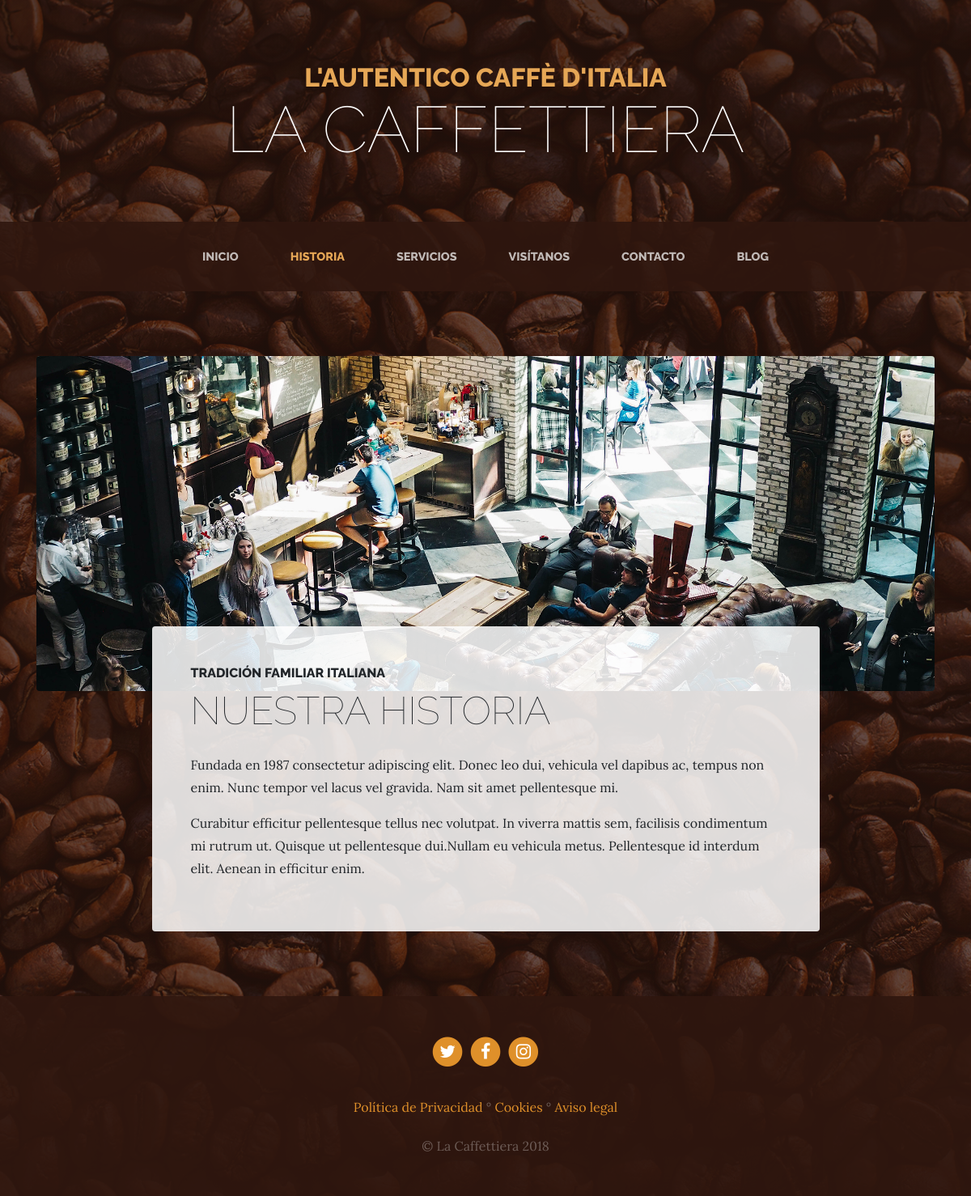
The page /about/ on the database its author committed.
### pages/models.py (models this page shows, shortened)
class Page(models.Model):
    title = models.CharField(verbose_name="Titulo", max_length=200)
    content = RichTextField(verbose_name="Contenido")
    order = models.SmallIntegerField(verbose_name="Orden", default=0)
    created = models.DateTimeField(auto_now_add=True, verbose_name="Fecha de creación")
    updated = models.DateTimeField(auto_now=True, verbose_name="Fecha de Edición")
    class Meta:
        verbose_name = ("pagina")
        verbose_name_plural = ("paginas")
        ordering = ["order","title"]

### core/views.py (the view)
# urls.py: path('about/', views.about, name="about"),
def about(request):
    return render(request, "core/about.html")

### pages/templatetags/pages_extras.py (called while the page is built)
@register.simple_tag
def get_page_list():
    pages = Page.objects.all()
    return pages

### social/processors.py (called while the page is built)
def context_dict(request):
    context = {}
    links = Link.objects.all()
    for link in links:
        context[link.key] = link.url
    return context

### core/templates/core/about.html (shortened to what this page needs)
{% extends 'core/base.html' %}
{% load static %}
{% block content %}
  <section class="page-section about-heading">
    <div class="container">
      <img class="img-fluid rounded about-heading-img mb-3 mb-lg-0" src="{% static 'core/img/about.jpg' %}" alt="">
      <div class="about-heading-content">
        <div class="row">
          <div class="col-xl-9 col-lg-10 mx-auto">
            <div class="bg-faded rounded p-5">
              <h2 class="section-heading mb-4">
                <span class="section-heading-upper">Tradición familiar italiana</span>
                <span class="section-heading-lower">Nuestra historia</span>
              </h2>
              <p>Fundada en 1987 consectetur adipiscing elit. Donec leo dui, vehicula vel dapibus ac, tempus non enim. Nunc tempor vel lacus vel gravida. Nam sit amet pellentesque mi. </p>
              <p>Curabitur efficitur pellentesque tellus nec volutpat. In viverra mattis sem, facilisis condimentum mi rutrum ut. Quisque ut pellentesque dui.Nullam eu vehicula metus. Pellentesque id interdum elit. Aenean in efficitur enim.</p>
            </div>
          </div>
        </div>
      </div>
    </div>
  </section>
{% endblock %}

### core/templates/core/base.html (shortened to what this page needs)
<!DOCTYPE html>
<html lang="es">
  <head>
    {% load static %}
    <link href="{% static 'core/vendor/bootstrap/css/bootstrap.min.css' %}" rel="stylesheet">
    <link href="{% static 'core/vendor/font-awesome/css/font-awesome.min.css' %}" rel="stylesheet" type="text/css">
    <link href="{% static 'core/css/business-casual.css' %}" rel="stylesheet">
  </head>
  <body>
    <h1 class="site-heading text-center text-white d-none d-lg-block">
      <span class="site-heading-upper text-primary mb-3">L'autentico caffè d'italia</span>
      <span class="site-heading-lower">La Caffettiera</span>
    </h1>
    <nav class="navbar navbar-expand-lg navbar-dark py-lg-4" id="mainNav">
      <div class="container">
        <div class="collapse navbar-collapse" id="navbarResponsive">
          <ul class="navbar-nav mx-auto">
            <li class="nav-item px-lg-4 {% if request.path == '/' %}active{% endif %}">
              <a class="nav-link text-uppercase text-expanded" href="{% url 'home' %}">Inicio</a>
            </li>
            <li class="nav-item px-lg-4 {% if request.path == '/about/' %}active{% endif %}">
              <a class="nav-link text-uppercase text-expanded" href="{% url 'about' %}">Historia</a>
            </li>
            <li class="nav-item px-lg-4 {% if request.path == '/services/' %}active{% endif %}">
              <a class="nav-link text-uppercase text-expanded" href="{% url 'services' %}">Servicios</a>
            </li>
            <li class="nav-item px-lg-4 {% if request.path == '/store/' %}active{% endif %}">
              <a class="nav-link text-uppercase text-expanded" href="{% url 'store' %}">Visítanos</a>
            </li>
            <li class="nav-item px-lg-4 {% if request.path == '/contact/' %}active{% endif %}">
              <a class="nav-link text-uppercase text-expanded" href="{% url 'contact' %}">Contacto</a>
            </li>
            <li class="nav-item px-lg-4 {% if request.path|slice:":6" == '/blog/' %}active{% endif %}">
              <a class="nav-link text-uppercase text-expanded" href="{% url 'blog' %}">Blog</a>
            </li>
          </ul>
        </div>
      </div>
    </nav>
    {% block content %}{% endblock %}
    <footer class="footer text-faded text-center py-5">
      <div class="container">
        <p class="m-0">
          {% if LINK_TWITTER %}
	        <a href="{{LINK_TWITTER}}" class="link">
	          <span class="fa-stack fa-lg">
	            <i class="fa fa-circle fa-stack-2x"></i>
	            <i class="fa fa-twitter fa-stack-1x fa-inverse"></i>
	          </span>
	        </a>
          {% endif %}
          {% if LINK_FACEBOOK %}
	        <a href="{{LINK_FACEBOOK}}" class="link">
	          <span class="fa-stack fa-lg">
	            <i class="fa fa-circle fa-stack-2x"></i>
	            <i class="fa fa-facebook fa-stack-1x fa-inverse"></i>
	          </span>
	        </a>
          {% endif %}
          {% if LINK_INSTAGRAM %}
	        <a href="{{LINK_INSTAGRAM}}" class="link">
	          <span class="fa-stack fa-lg">
	            <i class="fa fa-circle fa-stack-2x"></i>
	            <i class="fa fa-instagram fa-stack-1x fa-inverse"></i>
	          </span>
	        </a>
          {% endif %}
	    </p>
        <p class="m-0 mbt">
          {% load pages_extras %}
          {% get_page_list as page_list %}
          {% for page in page_list %}
            <a href="{% url 'page' page.id %}" class="link">{{page.title}}</a> {% if not forloop.last %}°{% endif %}
          {% endfor %}
		    </p>
        <p class="m-0 mbt1">&copy; La Caffettiera 2018</p>
      </div>
    </footer>
  </body>
</html>

### core/static/core/css/business-casual.css (style rules this page uses)
body { font-family: 'Lora'; background: linear-gradient(rgba(47, 23, 15, 0.65), rgba(47, 23, 15, 0.65)), url("../img/bg.jpg"); background-attachment: fixed; background-position: center; background-size: cover; }
h1, h2, h3, h4, h5, h6 { font-family: 'Raleway'; }
p { line-height: 1.75; }
.text-faded { color: rgba(255, 255, 255, 0.3); }
.site-heading { margin-top: 5rem; margin-bottom: 5rem; text-transform: uppercase; line-height: 1; font-family: 'Raleway'; }
.site-heading .site-heading-upper { display: block; font-size: 2rem; font-weight: 800; }
.site-heading .site-heading-lower { font-size: 5rem; font-weight: 100; line-height: 4rem; }
.page-section { margin-top: 5rem; margin-bottom: 5rem; }
.section-heading { text-transform: uppercase; }
.section-heading .section-heading-upper { display: block; font-size: 1rem; font-weight: 800; padding-bottom:.5rem; }
.section-heading .section-heading-lower { display: block; font-size: 3rem; font-weight: 100; }
.bg-faded { background-color: rgba(255, 255, 255, 0.85); }
#mainNav { background-color: rgba(47, 23, 15, 0.9); font-family: 'Raleway'; }
#mainNav .navbar-nav .nav-item .nav-link { color: rgba(255, 255, 255, 0.7); font-weight: 800; }
#mainNav .navbar-nav .nav-item.active .nav-link { color: #e6a756; }
@media (min-width: 992px) { #mainNav .navbar-nav .nav-item .nav-link { font-size: 0.9rem; } }
@media (min-width: 992px) { .about-heading .about-heading-img { position: relative; z-index: 0; } }
@media (min-width: 992px) { .about-heading .about-heading-content { margin-top: -5rem; position: relative; z-index: 1; } }
.footer { background-color: rgba(47, 23, 15, 0.9); }
.text-primary { color: #e6a756 !important; }
.mbt { padding-top: 2rem; }
.mbt1 { padding-top: 1.25rem; }
a.link { color: #df902a; }

### rows shown on the page
Page: title "Política de Privacidad"
Page: title "Cookies"
Page: title "Aviso legal"
